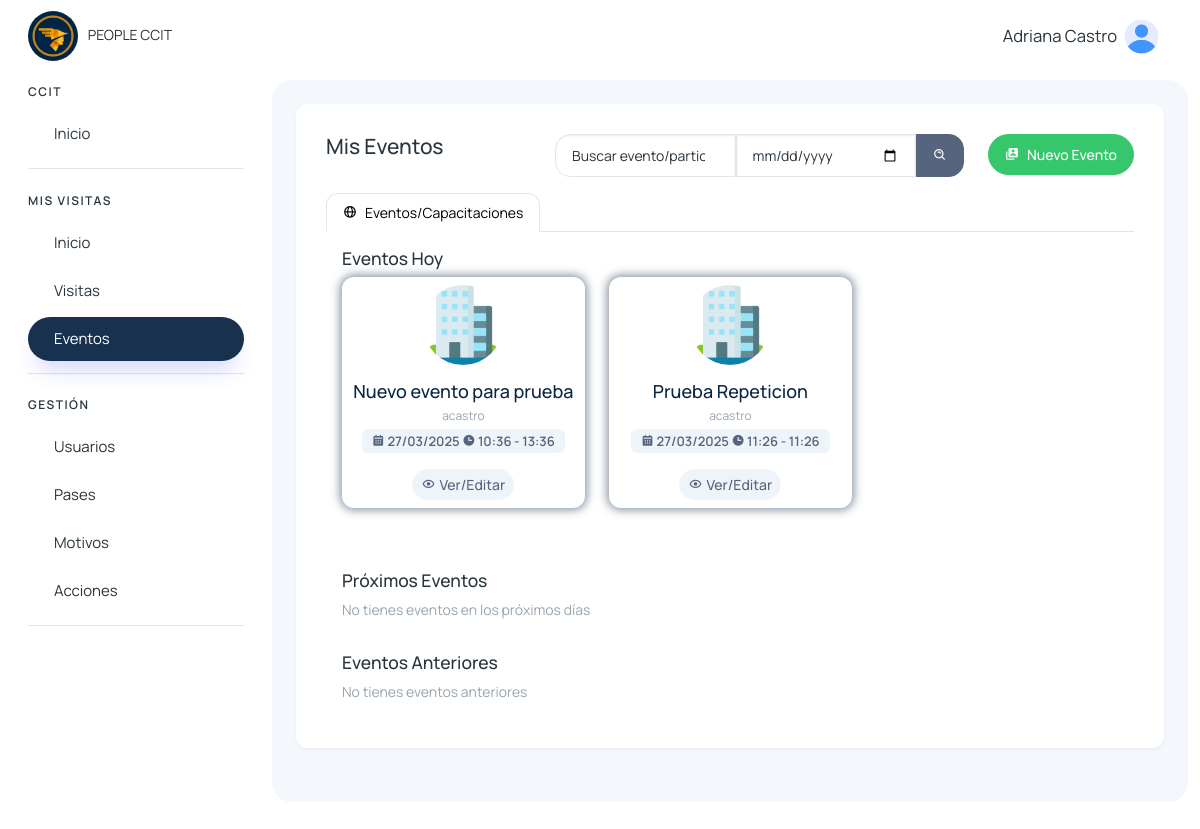
Page /colaborador/eventos_capacitaciones/ (signed in) on the committed database.
### eventos/models.py (models this page shows, shortened)
class EventoCapacitacion(models.Model):
    nombre = models.CharField(max_length=255)
    organizador = models.ForeignKey(User, on_delete=models.CASCADE)
    fecha = models.DateField()
    hora_inicio = models.TimeField()
    hora_fin = models.TimeField()
    cantidad_visitantes = models.IntegerField()
    estado = models.CharField(max_length=255, default='activo')
    created_at = models.DateTimeField(auto_now_add=True)
    updated_at = models.DateTimeField(auto_now=True)

### colaboradores/views.py (the view)
# urls.py: path('colaborador/eventos_capacitaciones/', views.eventos_capacitaciones_colaborador, name='eventos_capacitaciones_colaborador'),
@login_required
def eventos_capacitaciones_colaborador(request):
    today = timezone.localdate()
    eventos = EventoCapacitacion.objects.filter(organizador= request.user.id)
    eventos_hoy = EventoCapacitacion.objects.filter(organizador= request.user.id, fecha=today).order_by('fecha', 'hora_inicio')
    eventos_proximos = EventoCapacitacion.objects.filter(organizador= request.user.id, fecha__gt=today).order_by('fecha', 'hora_inicio')
    eventos_anteriores = EventoCapacitacion.objects.filter(organizador= request.user.id, fecha__lt=today).order_by('fecha', 'hora_inicio')
    return render(request, 'visitantes/colaborador/eventos_capacitaciones.html', {
        'eventos': eventos,
        'eventos_hoy': eventos_hoy,
        'eventos_proximos': eventos_proximos,
        'eventos_anteriores': eventos_anteriores,
    })

### templates/visitantes/colaborador/eventos_capacitaciones.html (shortened to what this page needs)
{% extends 'layout/layout.html' %}
{% block content %}
{% load static %}
<div>
    <div class="mb-3 row d-flex justify-content-between" data-aos="zoom-in">
        <div class="col-auto">
            <h4>Mis Eventos</h4>
        </div>
        <div class="col-auto">
            <div class="row">
                <div class="col-auto d-flex">
                    <form action="{% url 'buscar_eventos_colaborador' %}" class="d-flex">
                        <input type="search" class="form-control" name="q" id="search_visita" placeholder="Buscar evento/participante..." style="border-radius: 15px 0px 0px 15px;">
                        <input type="date" class="form-control" name="fecha" id="fecha" style="border-radius: 0px;">
                        <button type="submit" class="btn btn-secondary" style="border-radius: 0px 15px 15px 0px;">
                            <i class='bx bx-search-alt'></i>
                        </button>
                    </form>
                </div>
                <div class="col-auto">
                    <a class="btn btn-success d-flex col-auto" href="{% url 'nuevo_evento' %}">
                        <span><i class='bx bxs-user-account'></i></span>
                        <span class="d-none d-md-block ms-2">Nuevo Evento</span>
                    </a>
                </div>
            </div>
        </div>
    </div>
    <ul class="nav nav-tabs" role="tablist" data-aos="zoom-in">
        <li class="nav-item">
            <a class="nav-link d-flex active" data-bs-toggle="tab" href="#eventos_capacitaciones" role="tab">
                <span><i class='bx bx-globe'></i></i> </span>
                <span class="d-none d-md-block ms-2">Eventos/Capacitaciones</span>
            </a>
        </li>
    </ul>
    <div class="tab-pane" id="eventos_capacitaciones" role="tabpanel">
        <div class="row p-3">
            <h5 data-aos="zoom-in">Eventos Hoy</h5>
            {% for evento in eventos_hoy %}
                <div class="col-12 col-sm-12 col-md-6 col-lg-4 col-xl-4" data-aos="zoom-in">
                    <div class="card hover-img card-visita-dentro">
                        <div class="card-body p-2 text-center border-none">
                            <img src="{% static '/img/eventos.png' %}" alt="matdash-img" class="rounded-circle mb-3" width="80" height="80">
                            <h4 class="card-title mb-1">{{evento.nombre}}</h4>
                            <div class=" mb-1 row">
                                <span class="fs-2">{{evento.organizador}}</span>
                            </div>
                            <span class="badge text-bg-light text-secondary">
                                <i class='bx bxs-calendar'></i> {{evento.fecha | date:'d/m/Y' }}
                                <i class='bx bxs-time'></i> {{evento.hora_inicio}} - {{evento.hora_fin}}
                            </span>
                        </div>
                        <ul class="px-2 py-2 list-unstyled d-flex align-items-center justify-content-center mb-0">
                            <li class="position-relative">
                                <a class="btn btn-light btn-sm text-secondary d-flex align-items-center justify-content-center text-center fs-3" href="{% url 'editar_evento' evento.id %}">
                                    <i class='bx bx-show' style="margin-right: 4px;"></i> Ver/Editar
                                </a>
                            </li>
                        </ul>
                    </div>
                </div>
            {% empty %}
                <div class="col-12" data-aos="zoom-in">
                    No tienes eventos para hoy
                </div>
            {% endfor %}
        </div>
        <div class="row p-3">
            <h5 data-aos="zoom-in">Próximos Eventos</h5>
            {% for evento in eventos_proximos %}
                <div class="col-12 col-sm-12 col-md-6 col-lg-4 col-xl-4" data-aos="zoom-in">
                    <div class="card hover-img card-visita-dentro">
                        <div class="card-body p-2 text-center border-none">
                            <img src="{% static '/img/eventos.png' %}" alt="matdash-img" class="rounded-circle mb-3" width="80" height="80">
                            <h4 class="card-title mb-1">{{evento.nombre}}</h4>
                            <div class=" mb-1 row">
                                <span class="fs-2">{{evento.organizador}}</span>
                            </div>
                            <span class="badge text-bg-light text-secondary">
                                <i class='bx bxs-calendar'></i> {{evento.fecha | date:'d/m/Y' }}
                                <i class='bx bxs-time'></i> {{evento.hora_inicio}} - {{evento.hora_fin}}
                            </span>
                        </div>
                        <ul class="px-2 py-2 list-unstyled d-flex align-items-center justify-content-center mb-0">
                            <li class="position-relative">
                                <a class="btn btn-light btn-sm text-secondary d-flex align-items-center justify-content-center text-center fs-3" href="{% url 'editar_evento' evento.id %}">
                                    <i class='bx bx-show' style="margin-right: 4px;"></i> Ver/Editar
                                </a>
                            </li>
                        </ul>
                    </div>
                </div>
            {% empty %}
                <div class="col-12" data-aos="zoom-in">
                    No tienes eventos en los próximos días
                </div>
            {% endfor %}
        </div>
        <div class="row p-3">
            <h5 data-aos="zoom-in">Eventos Anteriores</h5>
            {% for evento in eventos_anteriores %}
                <div class="col-12 col-sm-12 col-md-6 col-lg-4 col-xl-4" data-aos="zoom-in">
                    <div class="card hover-img card-visita-dentro">
                        <div class="card-body p-2 text-center border-none">
                            <img src="{% static '/img/eventos.png' %}" alt="matdash-img" class="rounded-circle mb-3" width="80" height="80">
                            <h4 class="card-title mb-1">{{evento.nombre}}</h4>
                            <div class=" mb-1 row">
                                <span class="fs-2">{{evento.organizador}}</span>
                            </div>
                            <span class="badge text-bg-light text-secondary">
                                <i class='bx bxs-calendar'></i> {{evento.fecha | date:'d/m/Y' }}
                                <i class='bx bxs-time'></i> {{evento.hora_inicio}} - {{evento.hora_fin}}
                            </span>
                        </div>
                        <ul class="px-2 py-2 list-unstyled d-flex align-items-center justify-content-center mb-0">
                            <li class="position-relative">
                                <a class="btn btn-light btn-sm text-secondary d-flex align-items-center justify-content-center text-center fs-3" href="{% url 'detalles_evento_visitas' evento.id %}">
                                    <i class='bx bx-show' style="margin-right: 4px;"></i> Detalles
                                </a>
                            </li>
                        </ul>
                    </div>
                </div>
            {% empty %}
                <div class="col-12" data-aos="zoom-in">
                    No tienes eventos anteriores
                </div>
            {% endfor %}
        </div>
    </div>
</div>
{% endblock %}

### templates/layout/layout.html (shortened to what this page needs)
{% load static %}
{% load menu_tags %}
<!DOCTYPE html>
<html lang="en">
<head>
    <link href='https://unpkg.com/boxicons@2.1.4/css/boxicons.min.css' rel='stylesheet'>
    <link href="https://unpkg.com/aos@2.3.1/dist/aos.css" rel="stylesheet">
    <link rel="stylesheet" href="https://cdn.jsdelivr.net/npm/sweetalert2@11.4.4/dist/sweetalert2.min.css">
    <link rel="stylesheet" href="{% static '/assets/css/styles.min.css' %}" />
</head>
<body>
  <div class="page-wrapper" id="main-wrapper" data-layout="vertical" data-navbarbg="skin6" data-sidebartype="full"
  data-sidebar-position="fixed" data-header-position="fixed">
    <aside class="left-sidebar">
        <div>
            <div class="brand-logo d-flex align-items-center justify-content-between">
                <a href="{% url 'home' %}" class="text-nowrap logo-img">
                    <img class="rounded-circle" width="50" src="{% static '/img/logo.png' %}" alt="logo" style="margin-right: 7px" />
                    PEOPLE CCIT
                </a>
            </div>
            <nav class="sidebar-nav scroll-sidebar" data-simplebar="">
                <ul id="sidebarnav">
                    <li class="nav-small-cap">
                        <span class="hide-menu">CCIT</span>
                    </li>
                    <li class="sidebar-item">
                        <a class="sidebar-link" href="{% url 'home' %}" aria-expanded="false">
                            <span class="hide-menu">Inicio</span>
                        </a>
                    </li>
                    {% for grupo in user_grupos %}
                        {% if grupo.name == "visitas_colaborador_group" or grupo.name == 'visitas_it_group' or grupo.name == "super_admin" %}
                            <li class="nav-small-cap">
                                <span class="hide-menu">MIS VISITAS</span>
                            </li>
                            <li class="sidebar-item">
                                <a class="sidebar-link {% active 'colaboradores_home' 'buscar_inicio_colaborador' %}" href="{% url 'colaboradores_home' %}" aria-expanded="false">
                                    <span class="hide-menu">Inicio</span>
                                </a>
                            </li>
                            <li class="sidebar-item">
                                <a class="sidebar-link {% active 'visitas_colaborador' 'buscar_visitas_colaborador' 'colaboradores-nueva-visita' 'salida_mea_visita' 'detalle_visita_agendada' 'detalle_visita_dentro' 'nueva-visita-agendada' 'editar_visita_agendada' %}" href="{% url 'visitas_colaborador' %}" aria-expanded="false">
                                    <span class="hide-menu">Visitas</span>
                                </a>
                            </li>
                            <li class="sidebar-item">
                                <a class="sidebar-link {% active 'eventos_capacitaciones_colaborador' 'buscar_eventos_colaborador' 'nuevo_evento' 'actualizar_participante' 'detalles_evento_visitas' 'detalles_evento' %}" href="{% url 'eventos_capacitaciones_colaborador' %}" aria-expanded="false">
                                    <span class="hide-menu">Eventos</span>
                                </a>
                            </li>
                        {% endif %}
                    {% endfor %}
                    {% for grupo in user_grupos %}
                        {% if grupo.name == "visitas_it_group" or grupo.name == "super_admin" %}
                            <li class="nav-small-cap">
                                <span class="hide-menu">GESTIÓN</span>
                            </li>
                            <li class="sidebar-item">
                                <a class="sidebar-link {% active 'user_list' 'buscar_user' 'edit_user' 'delete_user' 'reset_user_password' 'create_user' 'cambiar_estado_usuario' 'reset_password' 'change_password_reset' %}" href="{% url 'user_list' %}" aria-expanded="false">
                                    <span class="hide-menu">Usuarios</span>
                                </a>
                            </li>
                            <li class="sidebar-item">
                                <a class="sidebar-link {% active 'pases' 'buscar_pase' 'crear_pase' 'editar_pase' %}" href="{% url 'pases' %}" aria-expanded="false">
                                    <span class="hide-menu">Pases</span>
                                </a>
                            </li>
                            <li class="sidebar-item">
                                <a class="sidebar-link {% active 'motivos' %}" href="{% url 'motivos' %}" aria-expanded="false">
                                    <span class="hide-menu">Motivos</span>
                                </a>
                            </li>
                            <li class="sidebar-item">
                                <a class="sidebar-link {% active 'acciones' %}" href="{% url 'acciones' %}" aria-expanded="false">
                                    <span class="hide-menu">Acciones</span>
                                </a>
                            </li>
                        {% endif %}
                    {% endfor %}
                </ul>
            </nav>
        </div>
    </aside>
  <div class="body-wrapper">
    <header class="app-header">
        <nav class="navbar navbar-expand-lg navbar-light">
            <div class="navbar-collapse justify-content-end px-0" id="navbarNav">
                <ul class="navbar-nav flex-row ms-auto align-items-center justify-content-end">
                    <li class="nav-item dropdown">
                        <a class="nav-link " href="javascript:void(0)" id="drop2" data-bs-toggle="dropdown"
                            aria-expanded="false">
                            <small style="font-size: smaller; margin-right: 7px;">
                                {{request.user.first_name}} {{request.user.last_name}}
                            </small>
                            <img src="{% static '/img/home/user.png' %}" alt="" width="35" height="35" class="rounded-circle">
                        </a>
                    </li>
                </ul>
            </div>
        </nav>
    </header>
            <div class="body-wrapper-inner">
                <div class="container-fluid">
                    <div class="card">
                        <div class="card-body">
                            {% block content %} {% endblock %}
                        </div>
                    </div>
                </div>
            </div>
        </div>
    </div>
</body>
</html>

### rows in the picture
EventoCapacitacion: nombre "Nuevo evento para prueba", organizador "acastro", fecha "27/03/2025", hora_inicio "10:36", hora_fin "13:36"
EventoCapacitacion: nombre "Prueba Repeticion", organizador "acastro", fecha "27/03/2025", hora_inicio "11:26", hora_fin "11:26"

### other values in the picture
{{ request.user.first_name }} "Adriana"
{{ request.user.last_name }} "Castro"
